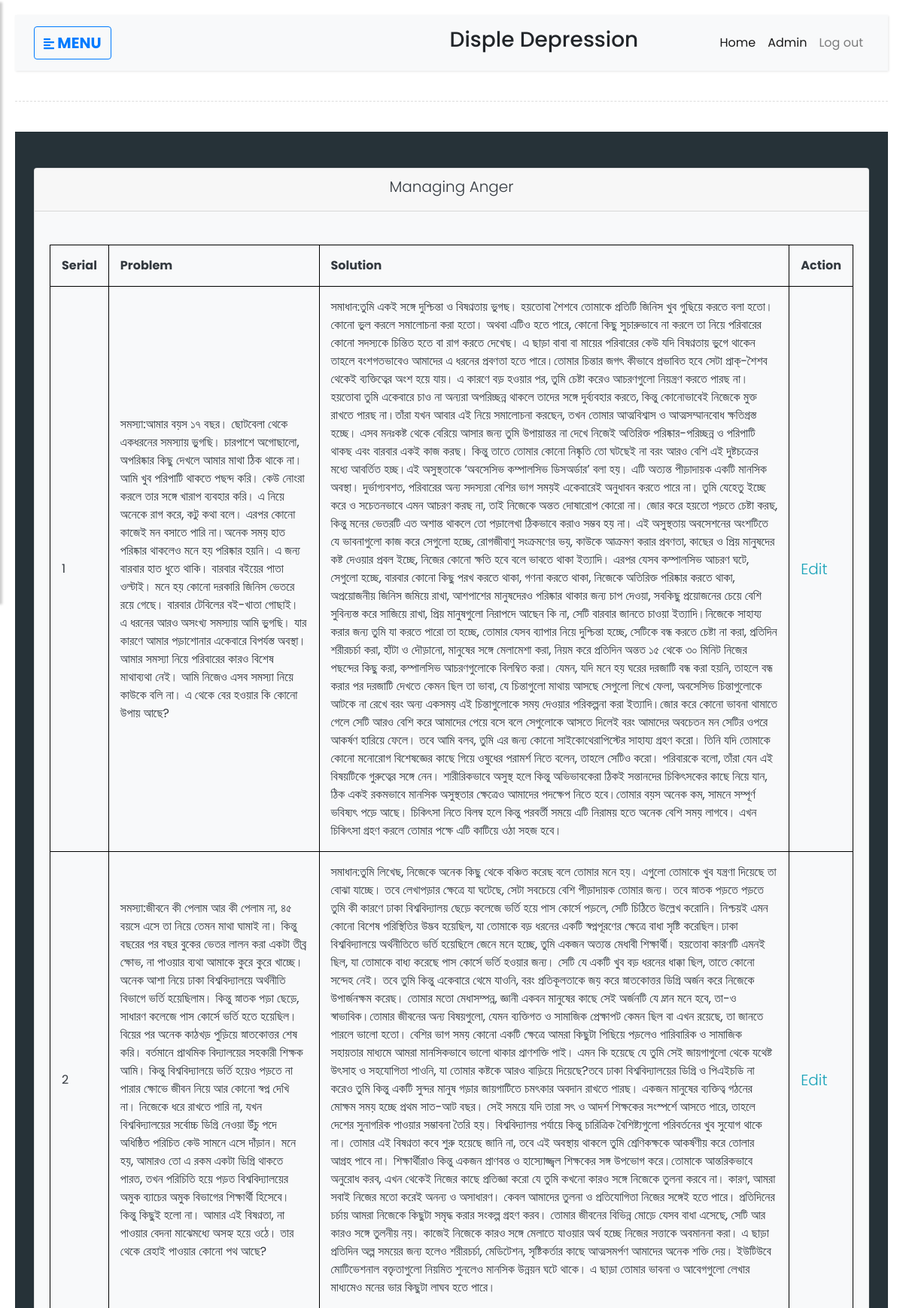
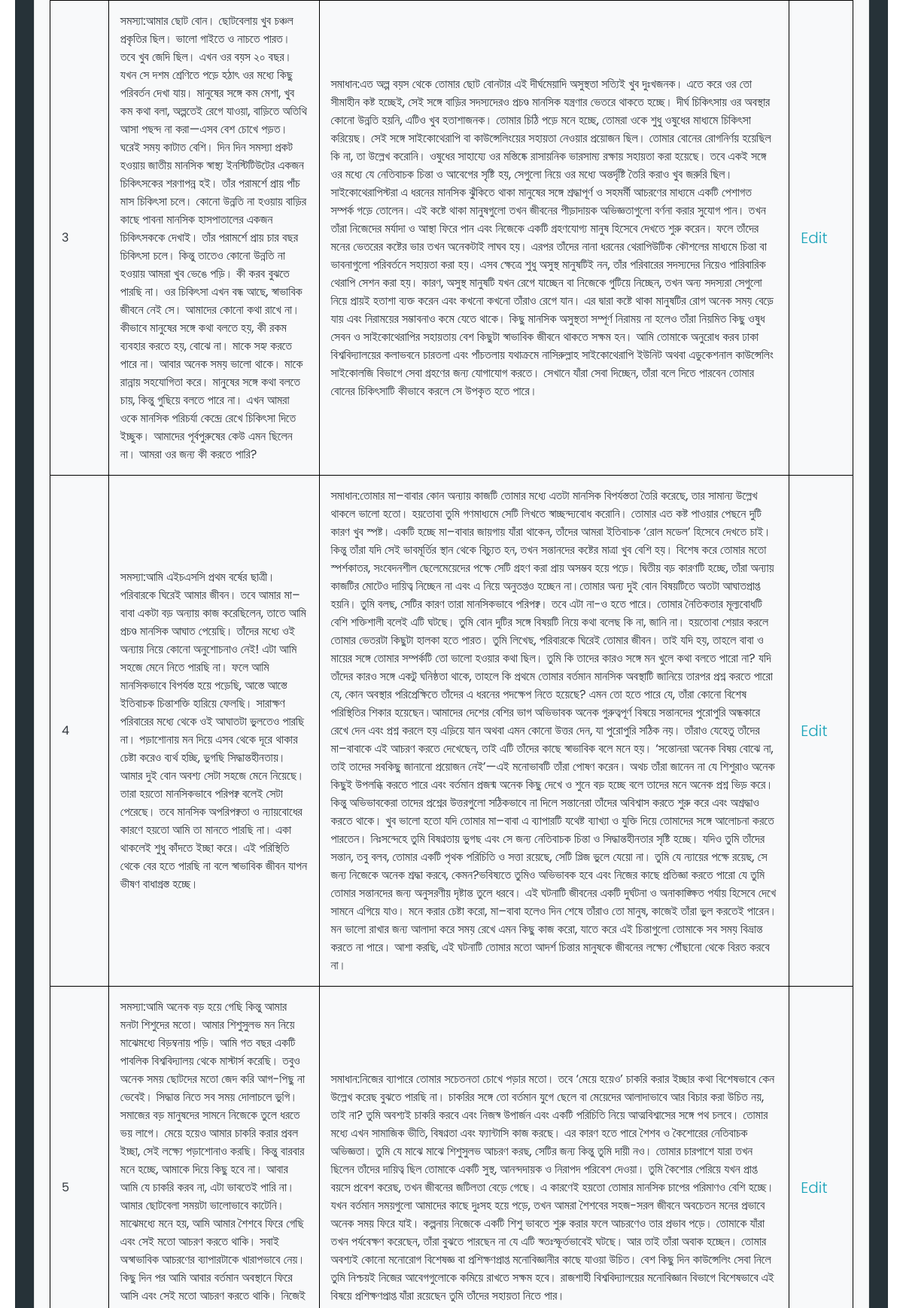
The app's page /admin/showanger.php (signed in, upper part) with its own data (2 pictures, top to bottom).
### tables this page shows
CREATE TABLE `story1` (
  `id` int(11) NOT NULL,
  `tit` varchar(40) NOT NULL,
  `problem` varchar(1500) NOT NULL,
  `solution` varchar(5000) NOT NULL
);

### admin/database1.php (called while the page is built, shortened)
<?php
class Database{
  public $host = DB_HOST;
  public $user = DB_USER;
  public $pass = DB_PASS;
  public $dbname = DB_NAME;
  public $link;
  private function connectDB(){
    $this->link = new mysqli (  $this->host,  $this->user,  $this->pass,  $this->dbname);
    $this->link->set_charset("utf8");
  }
  public function select($query){
    $result = $this->link->query($query) or die ($this->link->error.__LINE__);
    if($result->num_rows > 0){
      return $result;
    }else {
      return false;
    }
  }
}
 ?>

### admin/showanger.php (the view, shortened to what this page needs)
<?php include 'database1.php';?>
<?php
$db = new Database();
$query = "SELECT * FROM story1";
$read =$db->select($query);
?>
<!DOCTYPE html>
<html>
<head>
     <?php include_once("head1.php"); ?>
</head>
<body>
    <div class="wrapper">
        <div id="content">
             <?php include_once("adminnav2.php"); ?>
            <div class="line"></div>
<section id="contact" class="py-5  text-dark " style="background-color:#263238;">
  <div class="container">
    <div class="row">
     <div class="col-md-12">
      <div class="card" style="background-color:">
        <div class="card-header text-center">
          <h3 class="lead">Managing Anger</h3>
  </div>
        <div class="card-body text-dark bg-light">
          <div class="row mt-4">
          <div class="col-md-12">
           <table style="width:100%">
  <tr>
    <th>Serial</th>
    <th>Problem</th>
    <th>Solution</th>
    <th>Action</th>
  </tr>
  <?php if($read) { ?>
    <?php while ($row = $read->fetch_assoc()) { ?>
  <tr>
    <td><?php echo $row['id'];?></td>
    <td><?php echo $row['problem'];?></td>
    <td><?php echo $row['solution'];?></td>
    <td> <a class="lead btn-outline-info" href="upanger.php?id=<?php echo urlencode($row['id']);?>">Edit</a></td>
  </tr>
  <?php } ?>
  <?php } else { ?>
    <p>Data is not available</p>
    <?php } ?>
  </table>
          </div>
        </div>
      </div>
     </div>
   </div>
 </div>
</div>
     </section>
        </div>
    </div>
</body>
</html>

### admin/head1.php (shortened to what this page needs)
<link rel="stylesheet" href="css/bootstrap.min.css">
<link rel="stylesheet" href="style3.css">
<link rel="stylesheet" href="css/jquery.mCustomScrollbar.min.css">

### admin/adminnav2.php (shortened to what this page needs)
<nav class="navbar navbar-expand-lg navbar-light bg-light">
                <div class="container-fluid">
                    <button type="button" id="sidebarCollapse" class="btn btn-outline-primary">
                        <i class="fas fa-align-left"></i>
                        <span class="lead font-weight-bold ">MENU</span>
                    </button>
                     <p class="lead font-weight-bold" style="text-align:center;padding-left: 450px;"><h3>Disple Depression</h3></p>
                    <div class="collapse navbar-collapse" id="navbarSupportedContent">
                        <ul class="nav navbar-nav ml-auto">
                            <li class="nav-item active">
                                <a class="nav-link" href="../index.php">Home</a>
                            </li>
                            <li class="nav-item active">
                                <a class="nav-link" href="#">Admin</a>
                            </li>
                            <li class="nav-item">
                                <a class="nav-link" href="?action=logout">Log out</a>
                            </li>
                        </ul>
                    </div>
                </div>
            </nav>

### admin/style3.css (style rules this page uses)
body { font-family: 'Poppins', sans-serif; background-color:green; }
p { font-family: 'Poppins', sans-serif; font-size: 1.1em; font-weight: 300; line-height: 1.7em; color: #999; }
a, a:hover, a:focus { color: inherit; text-decoration: none; transition: all 0.3s; }
.navbar { padding: 15px 10px; background: #fff; border: none; border-radius: 0; margin-bottom: 40px; box-shadow: 1px 1px 3px rgba(0, 0, 0, 0.1); }
.line { width: 100%; height: 1px; border-bottom: 1px dashed #ddd; margin: 40px 0; }
#content { width: 100%; padding: 20px; min-height: 100vh; transition: all 0.3s; position: absolute; top: 0; right: 0; }
:root { --input-padding-x: 1.5rem; --input-padding-y: .75rem; }
body { background: #9CECFB; background: -webkit-linear-gradient(to right, #0052D4, #65C7F7, #9CECFB); background: linear-gradient(to right, #0052D4, #65C7F7, #9CECFB); }

### admin/head1.php (style rules this page uses)
table, th, td { border: 1px solid black; border-collapse: collapse; }
th, td { padding: 15px; text-align: left; }

### records on screen
story1: id "1", problem "সমস্যা:আমার বয়স ১৭ বছর। ছোটবেলা থেকে একধরনের সমস্যায় ভুগছি। চারপাশে অগোছালো, অপরিষ্কার কিছু দেখলে আমার মাথা ঠিক থাকে না। আমি খুব পরিপাটি থাকতে পছন্দ করি। কেউ নোংরা করলে তার সঙ্গে খারাপ ব্যবহার করি। এ নিয়ে অনেকে রাগ করে, কটু কথা বলে। এরপর কোনো কাজেই মন বসাতে পারি না।অনেক সময় হাত পরিষ্কার থাকলেও মনে হয় পরিষ্কার হয়নি। এ জন্য বারবার হাত ধুতে থাকি। বারবার বইয়ের পাতা ওল্টাই। মনে হয় কোনো দরকারি জিনিস ভেতরে রয়ে গেছে। বারবার টেবিলের বই-খাতা গোছাই। এ ধরনের আরও অসংখ্য সমস্যায় আমি ভুগছি। যার কারণে আমার পড়াশোনার একেবারে বিপর্যস্ত অবস্থা। আমার সমস্যা নিয়ে পরিবারের কারও বিশেষ মাথাব্যথা নেই। আমি নিজেও এসব সমস্যা নিয়ে কাউকে বলি না। এ থেকে বের হওয়ার কি কোনো উপায় আছে?", solution "সমাধান:তুমি একই সঙ্গে দুশ্চিন্তা ও বিষণ্নতায় ভুগছ। হয়তোবা শৈশবে তোমাকে প্রতিটি জিনিস খুব গুছিয়ে করতে বলা হতো। কোনো ভুল করলে সমালোচনা করা হতো। অথবা এটিও হতে পারে, কোনো কিছু সুচারুভাবে না করলে তা নিয়ে পরিবারের কোনো সদস্যকে চিন্তিত হতে বা রাগ করতে দেখেছ। এ ছাড়া বাবা বা মায়ের পরিবারের কেউ যদি বিষণ্নতায় ভুগে থাকেন তাহলে বংশগতভাবেও আমাদের এ ধরনের প্রবণতা হতে পারে।তোমার চিন্তার জগৎ কীভাবে প্রভাবিত হবে সেটা প্রাক্‌-শৈশব থেকেই ব্যক্তিত্বের অংশ হয়ে যায়। এ কারণে বড় হওয়ার পর, তুমি চেষ্টা করেও আচরণগুলো নিয়ন্ত্রণ করতে পারছ না। হয়তোবা তুমি একেবারে চাও না অন্যরা অপরিচ্ছন্ন থাকলে তাদের সঙ্গে দুর্ব্যবহার করতে, কিন্তু কোনোভাবেই নিজেকে মুক্ত রাখতে পারছ না।তাঁরা যখন আবার এই নিয়ে সমালোচনা করছেন, তখন তোমার…"
story1: id "2", problem "সমস্যা:জীবনে কী পেলাম আর কী পেলাম না, ৪৫ বয়সে এসে তা নিয়ে তেমন মাথা ঘামাই না। কিন্তু বছরের পর বছর বুকের ভেতর লালন করা একটা তীব্র ক্ষোভ, না পাওয়ার ব্যথা আমাকে কুরে কুরে খাচ্ছে। অনেক আশা নিয়ে ঢাকা বিশ্ববিদ্যালয়ে অর্থনীতি বিভাগে ভর্তি হয়েছিলাম। কিন্তু স্নাতক পড়া ছেড়ে, সাধারণ কলেজে পাস কোর্সে ভর্তি হতে হয়েছিল। বিয়ের পর অনেক কাঠখড় পুড়িয়ে স্নাতকোত্তর শেষ করি। বর্তমানে প্রাথমিক বিদ্যালয়ের সহকারী শিক্ষক আমি। কিন্তু বিশ্ববিদ্যালয়ে ভর্তি হয়েও পড়তে না পারার ক্ষোভে জীবন নিয়ে আর কোনো স্বপ্ন দেখি না। নিজেকে ধরে রাখতে পারি না, যখন বিশ্ববিদ্যালয়ের সর্বোচ্চ ডিগ্রি নেওয়া উঁচু পদে অধিষ্ঠিত পরিচিত কেউ সামনে এসে দাঁড়ান। মনে হয়, আমারও তো এ রকম একটা ডিগ্রি থাকতে পারত, তখন পরিচিতি হয়ে পড়ত বিশ্ববিদ্যালয়ের অমুক…", solution "সমাধান:তুমি লিখেছ, নিজেকে অনেক কিছু থেকে বঞ্চিত করেছ বলে তোমার মনে হয়। এগুলো তোমাকে খুব যন্ত্রণা দিয়েছে তা বোঝা যাচ্ছে। তবে লেখাপড়ার ক্ষেত্রে যা ঘটেছে, সেটা সবচেয়ে বেশি পীড়াদায়ক তোমার জন্য। তবে স্নাতক পড়তে পড়তে তুমি কী কারণে ঢাকা বিশ্ববিদ্যালয় ছেড়ে কলেজে ভর্তি হয়ে পাস কোর্সে পড়লে, সেটি চিঠিতে উল্লেখ করোনি। নিশ্চয়ই এমন কোনো বিশেষ পরিস্থিতির উদ্ভব হয়েছিল, যা তোমাকে বড় ধরনের একটি স্বপ্নপূরণের ক্ষেত্রে বাধা সৃষ্টি করেছিল।ঢাকা বিশ্ববিদ্যালয়ে অর্থনীতিতে ভর্তি হয়েছিলে জেনে মনে হচ্ছে, তুমি একজন অত্যন্ত মেধাবী শিক্ষার্থী। হয়তোবা কারণটি এমনই ছিল, যা তোমাকে বাধ্য করেছে পাস কোর্সে ভর্তি হওয়ার জন্য। সেটি যে একটি খুব বড় ধরনের ধাক্কা ছিল, তাতে কোনো সন্দেহ নেই। তবে তুমি কিন্তু একেবারে থেমে যাওনি, বরং…"
story1: id "3", problem "সমস্যা:আমার ছোট বোন। ছোটবেলায় খুব চঞ্চল প্রকৃতির ছিল। ভালো গাইতে ও নাচতে পারত। তবে খুব জেদি ছিল। এখন ওর বয়স ২০ বছর। যখন সে দশম শ্রেণিতে পড়ে হঠাৎ ওর মধ্যে কিছু পরিবর্তন দেখা যায়। মানুষের সঙ্গে কম মেশা, খুব কম কথা বলা, অল্পতেই রেগে যাওয়া, বাড়িতে অতিথি আসা পছন্দ না করা—এসব বেশ চোখে পড়ত। ঘরেই সময় কাটাত বেশি। দিন দিন সমস্যা প্রকট হওয়ায় জাতীয় মানসিক স্বাস্থ্য ইনস্টিটিউটের একজন চিকিৎসকের শরণাপন্ন হই। তাঁর পরামর্শে প্রায় পাঁচ মাস চিকিৎসা চলে। কোনো উন্নতি না হওয়ায় বাড়ির কাছে পাবনা মানসিক হাসপাতালের একজন চিকিৎসককে দেখাই। তাঁর পরামর্শে প্রায় চার বছর চিকিৎসা চলে। কিন্তু তাতেও কোনো উন্নতি না হওয়ায় আমরা খুব ভেঙে পড়ি। কী করব বুঝতে পারছি না। ওর চিকিৎসা এখন বন্ধ আছে, স্বাভাবিক জীবনে নেই সে। আমাদের কোনো কথা…", solution "সমাধান:এত অল্প বয়স থেকে তোমার ছোট বোনটার এই দীর্ঘমেয়াদি অসুস্থতা সত্যিই খুব দুঃখজনক। এতে করে ওর তো সীমাহীন কষ্ট হচ্ছেই, সেই সঙ্গে বাড়ির সদস্যদেরও প্রচণ্ড মানসিক যন্ত্রণার ভেতরে থাকতে হচ্ছে। দীর্ঘ চিকিৎসায় ওর অবস্থার কোনো উন্নতি হয়নি, এটিও খুব হতাশাজনক। তোমার চিঠি পড়ে মনে হচ্ছে, তোমরা ওকে শুধু ওষুধের মাধ্যমে চিকিৎসা করিয়েছ। সেই সঙ্গে সাইকোথেরাপি বা কাউন্সেলিংয়ের সহায়তা নেওয়ার প্রয়োজন ছিল। তোমার বোনের রোগনির্ণয় হয়েছিল কি না, তা উল্লেখ করোনি। ওষুধের সাহায্যে ওর মস্তিষ্কে রাসায়নিক ভারসাম্য রক্ষায় সহায়তা করা হয়েছে। তবে একই সঙ্গে ওর মধ্যে যে নেতিবাচক চিন্তা ও আবেগের সৃষ্টি হয়, সেগুলো নিয়ে ওর মধ্যে অন্তর্দৃষ্টি তৈরি করাও খুব জরুরি ছিল। সাইকোথেরাপিস্টরা এ ধরনের মানসিক ঝুঁকিতে থাকা মানুষের সঙ্গে…"
story1: id "4", problem "সমস্যা:আমি এইচএসসি প্রথম বর্ষের ছাত্রী। পরিবারকে ঘিরেই আমার জীবন। তবে আমার মা–বাবা একটা বড় অন্যায় কাজ করেছিলেন, তাতে আমি প্রচণ্ড মানসিক আঘাত পেয়েছি। তাঁদের মধ্যে ওই অন্যায় নিয়ে কোনো অনুশোচনাও নেই! এটা আমি সহজে মেনে নিতে পারছি না। ফলে আমি মানসিকভাবে বিপর্যস্ত হয়ে পড়েছি, আস্তে আস্তে ইতিবাচক চিন্তাশক্তি হারিয়ে ফেলছি। সারাক্ষণ পরিবারের মধ্যে থেকে ওই আঘাতটা ভুলতেও পারছি না। পড়াশোনায় মন দিয়ে এসব থেকে দূরে থাকার চেষ্টা করেও ব্যর্থ হচ্ছি, ভুগছি সিদ্ধান্তহীনতায়। আমার দুই বোন অবশ্য সেটা সহজে মেনে নিয়েছে। তারা হয়তো মানসিকভাবে পরিপক্ব বলেই সেটা পেরেছে। তবে মানসিক অপরিপক্বতা ও ন্যায়বোধের কারণে হয়তো আমি তা মানতে পারছি না। একা থাকলেই শুধু কাঁদতে ইচ্ছা করে। এই পরিস্থিতি থেকে বের হতে পারছি না বলে…", solution "সমাধান:তোমার মা–বাবার কোন অন্যায় কাজটি তোমার মধ্যে এতটা মানসিক বিপর্যস্ততা তৈরি করেছে, তার সামান্য উল্লেখ থাকলে ভালো হতো। হয়তোবা তুমি গণমাধ্যমে সেটি লিখতে স্বাচ্ছন্দ্যবোধ করোনি। তোমার এত কষ্ট পাওয়ার পেছনে দুটি কারণ খুব স্পষ্ট। একটি হচ্ছে মা–বাবার জায়গায় যাঁরা থাকেন, তাঁদের আমরা ইতিবাচক ‘রোল মডেল’ হিসেবে দেখতে চাই। কিন্তু তাঁরা যদি সেই ভাবমূর্তির স্থান থেকে বিচ্যুত হন, তখন সন্তানদের কষ্টের মাত্রা খুব বেশি হয়। বিশেষ করে তোমার মতো স্পর্শকাতর, সংবেদনশীল ছেলেমেয়েদের পক্ষে সেটি গ্রহণ করা প্রায় অসম্ভব হয়ে পড়ে। দ্বিতীয় বড় কারণটি হচ্ছে, তাঁরা অন্যায় কাজটির মোটেও দায়িত্ব নিচ্ছেন না এবং এ নিয়ে অনুতপ্তও হচ্ছেন না।তোমার অন্য দুই বোন বিষয়টিতে অতটা আঘাতপ্রাপ্ত হয়নি। তুমি বলছ, সেটির কারণ তারা মানসিকভাবে…"
story1: id "5", solution "সমাধান:নিজের ব্যাপারে তোমার সচেতনতা চোখে পড়ার মতো। তবে ‘মেয়ে হয়েও’ চাকরি করার ইচ্ছার কথা বিশেষভাবে কেন উল্লেখ করেছ বুঝতে পারছি না। চাকরির সঙ্গে তো বর্তমান যুগে ছেলে বা মেয়েদের আলাদাভাবে আর বিচার করা উচিত নয়, তাই না? তুমি অবশ্যই চাকরি করবে এবং নিজস্ব উপার্জন এবং একটি পরিচিতি নিয়ে আত্মবিশ্বাসের সঙ্গে পথ চলবে। তোমার মধ্যে এখন সামাজিক ভীতি, বিষণ্নতা এবং ফ্যান্টাসি কাজ করছে। এর কারণ হতে পারে শৈশব ও কৈশোরের নেতিবাচক অভিজ্ঞতা। তুমি যে মাঝে মাঝে শিশুসুলভ আচরণ করছ, সেটির জন্য কিন্তু তুমি দায়ী নও। তোমার চারপাশে যারা তখন ছিলেন তাঁদের দায়িত্ব ছিল তোমাকে একটি সুস্থ, আনন্দদায়ক ও নিরাপদ পরিবেশ দেওয়া। তুমি কৈশোর পেরিয়ে যখন প্রাপ্ত বয়সে প্রবেশ করেছ, তখন জীবনের জটিলতা বেড়ে গেছে। এ কারণেই হয়তো…"
